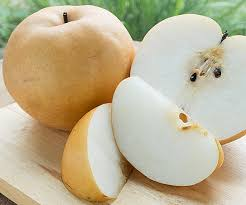
#> input picture Track_Color_Mask/Read_image_File.jpg, 246 x 205 px
$ python Mask.py
#> lines starting #> are read from the running program, lines starting #| are printed output that depends on the picture; after the words box and inside, x2 and y2 are one past the last pixel; in counts of white or black regions, pixels touching at a corner belong together
import numpy as np
import cv2

def showGreen():
    imgfile = 'Read_image_File.jpg' #이미지 파일을 가져오기
    img = cv2.imread(imgfile, cv2. IMREAD_COLOR) # 이미지 파일 컬러로 읽기
#> img is the input picture: shape (205, 246, 3); mean B, G, R 148.1, 179, 190.5
    img_hsv = cv2.cvtColor(img, cv2.COLOR_BGR2HSV) #기본 BGR을 HSV로 바꾼다.
#> img_hsv: shape (205, 246, 3); mean H, S, V 33.1, 68.5, 195.6

    lower_red = np.array([28, 34, 100])
    #하한값 설정
    upper_red = np.array([60, 255, 255])
    #상한값 설정

    mask_red = cv2.inRange(img_hsv, lower_red, upper_red)
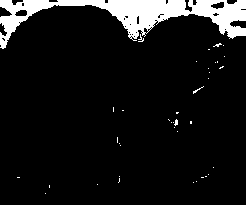
#> mask_red: shape (205, 246); 9% white; 39 white regions (38 under 20 px), largest, box (x1, y1, x2, y2) and area: (0, 0, 246, 49) 4395
    #cv2.inRange(검사할 이미지, 하한값, 상향값)
    #각 픽셀을 검사하는데 하한값과 상한값 사이에 들어오면 값이 흰색(255)이고 그렇지 않으면 검은색(0)을 표시한다.
    res = cv2.bitwise_and(img, img, mask=mask_red)
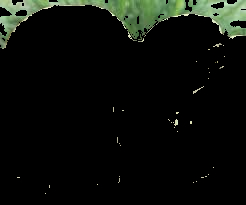
#> res: shape (205, 246, 3); mean B, G, R 10.1, 14.5, 11.3
    #bitwise_and는 첫번째 인자와 두번째 인자를 and연산하여 표시하는 데 이때 세번째 인자인 mask 값이 0인 부분이 있는 공간이면 검은색 그대로 0값으로 만듭니다.

    cv2.imshow('apple_red', res)
    cv2.waitKey(0)
    cv2.destroyAllWindows()
showGreen()
